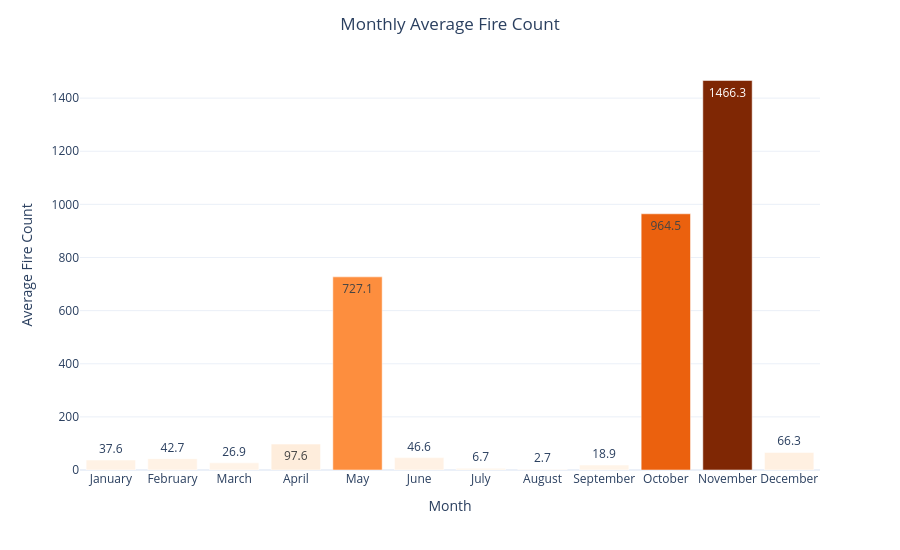

The code cell stored with this chart in its notebook:
### Markdown cell above
### 5.2.2 Monthly Average Fire Count

To investigate whether periods of increased fire activity coincide with deteriorating air quality, the monthly average fire count is analysed. Comparing the seasonal variation in fire activity with the monthly AQI pattern provides preliminary evidence regarding the potential influence of external biomass burning on Delhi's air quality.

### Code cell
fig = px.bar(
    monthly_df,
    x="Month",
    y="Fire_Count",
    color="Fire_Count",
    color_continuous_scale="Oranges",
    text_auto=".1f"
)

fig.update_layout(
    title={
        "text": "Monthly Average Fire Count",
        "x": 0.5
    },
    xaxis_title="Month",
    yaxis_title="Average Fire Count",
    coloraxis_showscale=False,
    template="plotly_white"
)

fig.show()

### Figure 1 — Plotly figure (JSON) as saved in the notebook; plotly's stock layout.template omitted (floating-point values rounded to 4 significant figures)
{"data": [{"hovertemplate": "Month=%{x}<br>Fire_Count=%{marker.color}<extra></extra>", "legendgroup": "", "marker": {"color": [37.56, 42.7, 26.94, 97.63, 727.1, 46.63, 6.74, 2.714, 18.89, 964.5, 1466.0, 66.27], "coloraxis": "coloraxis", "pattern": {"shape": ""}}, "name": "", "orientation": "v", "showlegend": false, "textposition": "auto", "texttemplate": "%{y:.1f}", "type": "bar", "x": ["January", "February", "March", "April", "May", "June", "July", "August", "September", "October", "November", "December"], "xaxis": "x", "y": [37.56, 42.7, 26.94, 97.63, 727.1, 46.63, 6.74, 2.714, 18.89, 964.5, 1466.0, 66.27], "yaxis": "y"}], "layout": {"barmode": "relative", "coloraxis": {"colorbar": {"title": {"text": "Fire_Count"}}, "colorscale": [[0, "rgb(255,245,235)"], [0.125, "rgb(254,230,206)"], [0.25, "rgb(253,208,162)"], [0.375, "rgb(253,174,107)"], [0.5, "rgb(253,141,60)"], [0.625, "rgb(241,105,19)"], [0.75, "rgb(217,72,1)"], [0.875, "rgb(166,54,3)"], [1, "rgb(127,39,4)"]], "showscale": false}, "height": 550, "legend": {"tracegroupgap": 0}, "margin": {"t": 60}, "title": {"text": "Monthly Average Fire Count", "x": 0.5}, "width": 900, "xaxis": {"anchor": "y", "domain": [0, 1], "title": {"text": "Month"}}, "yaxis": {"anchor": "x", "domain": [0, 1], "title": {"text": "Average Fire Count"}}}}
